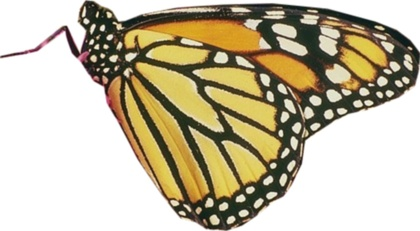
%> input picture m.jpg, 420 x 231 px, shrunk from 505 x 278 before the run
$ octave FAIS.m   (GNU Octave 9; MATLAB toolbox functions it lacks are replaced by stand-ins)
%> lines starting %> are read from the running program, lines starting %| are printed output that depends on the picture; in (x1, y1, x2, y2) boxes, pixels count from 0 and x2, y2 are one past the last pixel; in counts of white or black regions, pixels touching at a corner belong together; the program's own positions count from 1
### Image Quantization/ClusterCost.m
function [z, out] = ClusterCost(m, X)
% Calculate Distance Matrix
d = pdist2(X, m);
% Assign Clusters and Find Closest Distances
[dmin, ind] = min(d, [], 2);
% Sum of Within-Cluster Distance
WCD = sum(dmin);
z=WCD;
out.d=d;
out.dmin=dmin;
out.ind=ind;
out.WCD=WCD;
end

### FAIS.m
%% Firefly Algorithm (FA) Image Segmentation Using Clustering
clear;
clc;
warning('off');
% Loading
img=imread('m.jpg');
%> img is the input picture: size 231x420x3 uint8; mean R, G, B 195.8, 186.9, 162.7
img=im2double(img);
%> img: size 231x420x3 double
gray=rgb2gray(img);
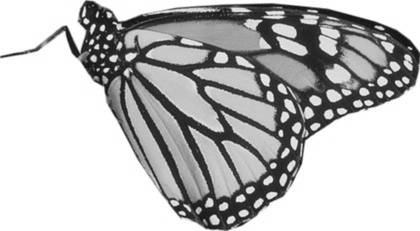
%> gray: size 231x420 double; min 0.0701, max 1, mean 0.732
gray=imadjust(gray);
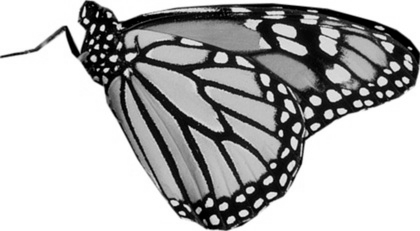
%> gray: size 231x420 double; min 0, max 1, mean 0.697
% Reshaping image to vector
X=gray(:);

%% Starting
k = 2; % Number of Segments
tic
%---------------------------------------------------
CostFunction=@(m) ClusterCost(m, X);     % Cost Function
VarSize=[k size(X,2)];           % Decision Variables Matrix Size
%> VarSize = [2 1]
nVar=prod(VarSize);              % Number of Decision Variables
%> nVar = 2
VarMin= repmat(min(X),k,1);      % Lower Bound of Variables
%> VarMin = [0; 0]
VarMax= repmat(max(X),k,1);      % Upper Bound of Variables
%> VarMax = [1; 1]

% Firefly Algorithm Parameters
MaxIt = 40;         % Maximum Number of Iterations
nPop = 4;            % Number of Fireflies (Swarm Size)

gamma = 1;            % Light Absorption Coefficient
beta0 = 2;            % Attraction Coefficient Base Value
alpha = 0.2;          % Mutation Coefficient
alpha_damp = 0.98;    % Mutation Coefficient Damping Ratio
delta = 0.05*(VarMax-VarMin);     % Uniform Mutation Range
%> delta = [0.05; 0.05]
m = 2;
if isscalar(VarMin) && isscalar(VarMax)
dmax = (VarMax-VarMin)*sqrt(nVar);
else
dmax = norm(VarMax-VarMin);
%> dmax = 1.41
end

% Start
% Empty Firefly Structure
firefly.Position = [];
firefly.Cost = [];
firefly.Out = [];
% Initialize Population Array
pop = repmat(firefly, nPop, 1);
% Initialize Best Solution Ever Found
BestSol.Cost = inf;
% Create Initial Fireflies
for i = 1:nPop
pop(i).Position = unifrnd(VarMin, VarMax, VarSize);
[pop(i).Cost, pop(i).Out] = CostFunction(pop(i).Position);
if pop(i).Cost <= BestSol.Cost
BestSol = pop(i);
end
end
%> this loop made 4 passes
%> BestSol on passes 1, 4: {Position [0.844 0.758], Cost 24914.9}, {Position [0.784 0.303], Cost 17274}
%> after the loop, pop = 4 items; Cost: 24914.9, 37778.1, 34519.7, 17274
% Array to Hold Best Cost Values
BestCost = zeros(MaxIt, 1);

%% Firefly Algorithm Main Loop
for it = 1:MaxIt
newpop = repmat(firefly, nPop, 1);
for i = 1:nPop
newpop(i).Cost = inf;
for j = 1:nPop
if pop(j).Cost < pop(i).Cost
rij = norm(pop(i).Position-pop(j).Position)/dmax;
beta = beta0.*exp(-gamma.*rij^m);
e = delta.*unifrnd(-1, +1, VarSize);
%e = delta*randn(VarSize);
newsol.Position = pop(i).Position ...
+ beta.*rand(VarSize).*(pop(j).Position-pop(i).Position) ...
+ alpha.*e;
newsol.Position = max(newsol.Position, VarMin);
newsol.Position = min(newsol.Position, VarMax);
[newsol.Cost newsol.Out] = CostFunction(newsol.Position);
if newsol.Cost <= newpop(i).Cost
newpop(i) = newsol;
if newpop(i).Cost <= BestSol.Cost
BestSol = newpop(i);
end
end
end
end
end
% Merge
pop = [pop
newpop];
% Sort
[~, SortOrder] = sort([pop.Cost]);
pop = pop(SortOrder);
% Truncate
pop = pop(1:nPop);
% Store Best Cost Ever Found
BestCost(it) = BestSol.Cost;
disp(['Iteration ' num2str(it) ': Best Cost = ' num2str(BestCost(it))]);
% Damp Mutation Coefficient
alpha = alpha*alpha_damp;
end
%> this loop made 40 passes
%> SortOrder on passes 1 to 12: [6 7 4 5 1 3 2 8], [6 1 7 8 2 3 4 5], [7 1 6 2 3 8 4 5], [8 7 1 6 2 3 4 5], [7 8 1 6 2 3 4 5], [8 1 6 2 3 7 4 5], [1 8 7 2 3 4 6 5], [6 1 7 8 2 3 4 5], [8 6 7 1 2 3 4 5], [1 6 8 2 3 4 7 5], [1 8 2 3 7 4 6 5], [8 1 2 3 6 7 4 5]
%| Iteration 1: Best Cost = 11259.9221
%| Iteration 2: Best Cost = 10549.6025
%| Iteration 3: Best Cost = 10417.288
%| Iteration 4: Best Cost = 9864.3908
%| Iteration 5: Best Cost = 9614.7505
%| Iteration 6: Best Cost = 9518.0989
%| Iteration 7: Best Cost = 9518.0989
%| Iteration 8: Best Cost = 9490.2066
%> (further printed lines are left out)
%> after the loop, BestCost = 40 values, max 11259.9 at index 1, min 9421.3 at index 38, mean 9542.9; BestSol = {Position [1 0.0975], Cost 9421.3}; alpha = 0.0891; beta = 2; e = [0.0186; -0.0293]; newpop = 4 items; Cost: Inf, 9432.6, 9421.3, 9421.4; newsol = {Position [1 0.0949], Cost 9422.6}; newsol.Cost = 9422.6; newsol.Out = {WCD 9422.6}; newsol.Position = [1; 0.0949]; pop = 4 items; Cost: 9421.3, 9421.3, 9421.3, 9421.3; rij = 0.00013
FAlbl=BestSol.Out.ind;

% Plot
% figure('Renderer', 'painters', 'Position', [50 50 250 250])
plot(BestCost,'k','LineWidth',2);
xlabel('Iteration');
ylabel('Best Cost');
ax = gca;
ax.FontSize = 12;
ax.FontWeight='bold';
grid on;
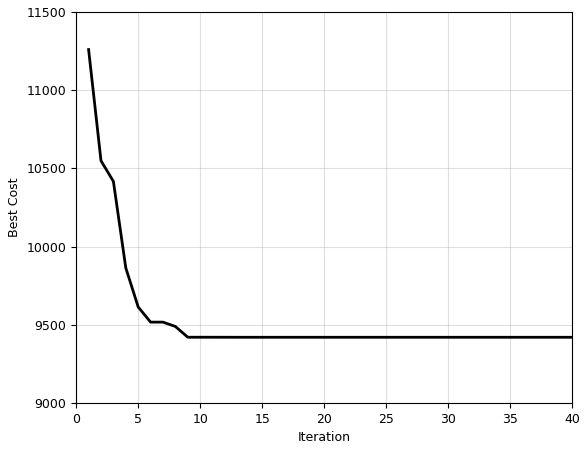
%> figure redrawn from the program's plot data; curve peaks at x = 1, y = 11259.9

%% Converting cluster centers and its indexes into image
gray2=reshape(FAlbl(:,1),size(gray));
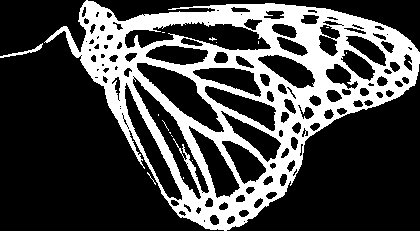
%> gray2: size 231x420 double; values 1 (black) and 2 (white), 28.3% white; 15 white regions (13 under 20 px), largest, box (x1, y1, x2, y2) and area: (44, 0, 420, 231) 27297, (0, 43, 43, 58) 124
segmented = label2rgb(gray2);
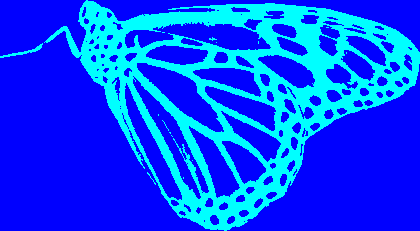
%> segmented: size 231x420x3 uint8; mean R, G, B 0, 72.2, 255
% Plot Results
figure;
subplot(1,2,1)
imshow(img,[]);title('Original');
subplot(1,2,2)
imshow(segmented,[]);title('Segmented Image');
toc
